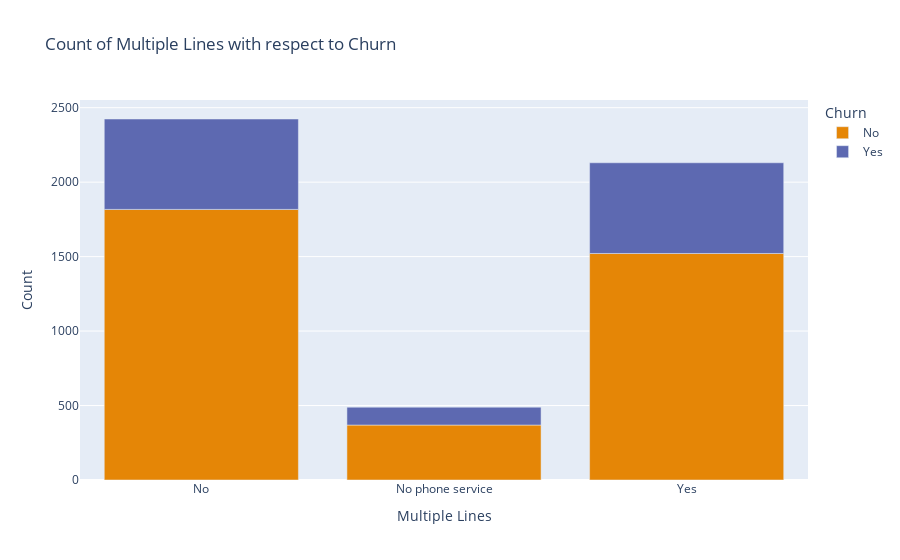

Notebook code cell kept with this figure:
### Markdown cell above
#### **Multiple lines against Churn**

### Code cell
# Create a DataFrame for the count of "MultipleLines" against "Churn"
count_df = df_merged.groupby(["MultipleLines", "Churn"]).size().reset_index(name="Count")

# Create a bar plot using Plotly Express with a new color scale
fig = px.bar(count_df, x="MultipleLines", y="Count", color="Churn",
             title="Count of Multiple Lines with respect to Churn",
             labels={"MultipleLines": "Multiple Lines", "Count": "Count", "Churn": "Churn"},
             color_discrete_sequence=px.colors.qualitative.Vivid)  # Change the color scale here

# Show the plot
fig.show()


# Create a DataFrame for the count of "MultipleLines" against "Churn"
count_df = df_merged.groupby(["MultipleLines", "Churn"]).size().reset_index(name="Count")

# Set the style
sns.set(style="whitegrid")

# Create a bar plot using Seaborn with a new palette
plt.figure(figsize=(8, 6))
sns.barplot(data=count_df, x="MultipleLines", y="Count", hue="Churn", palette="Dark2")  # Change the palette here

# Set labels and title
plt.xlabel("Multiple Lines")
plt.ylabel("Count")
plt.title("Count of Multiple Lines with respect to Churn")

# Show the plot
plt.legend(title="Churn")
plt.show()

### Figure 1 — Plotly figure (JSON) as saved in the notebook; plotly's stock layout.template omitted (floating-point values rounded to 4 significant figures)
{"data": [{"alignmentgroup": "True", "hovertemplate": "Churn=No<br>Multiple Lines=%{x}<br>Count=%{y}<extra></extra>", "legendgroup": "No", "marker": {"color": "rgb(229, 134, 6)", "pattern": {"shape": ""}}, "name": "No", "offsetgroup": "No", "orientation": "v", "showlegend": true, "textposition": "auto", "type": "bar", "x": ["No", "No phone service", "Yes"], "xaxis": "x", "y": [1817, 369, 1521], "yaxis": "y"}, {"alignmentgroup": "True", "hovertemplate": "Churn=Yes<br>Multiple Lines=%{x}<br>Count=%{y}<extra></extra>", "legendgroup": "Yes", "marker": {"color": "rgb(93, 105, 177)", "pattern": {"shape": ""}}, "name": "Yes", "offsetgroup": "Yes", "orientation": "v", "showlegend": true, "textposition": "auto", "type": "bar", "x": ["No", "No phone service", "Yes"], "xaxis": "x", "y": [607, 120, 609], "yaxis": "y"}], "layout": {"barmode": "relative", "legend": {"title": {"text": "Churn"}, "tracegroupgap": 0}, "title": {"text": "Count of Multiple Lines with respect to Churn"}, "xaxis": {"anchor": "y", "domain": [0, 1], "title": {"text": "Multiple Lines"}}, "yaxis": {"anchor": "x", "domain": [0, 1], "title": {"text": "Count"}}}}
